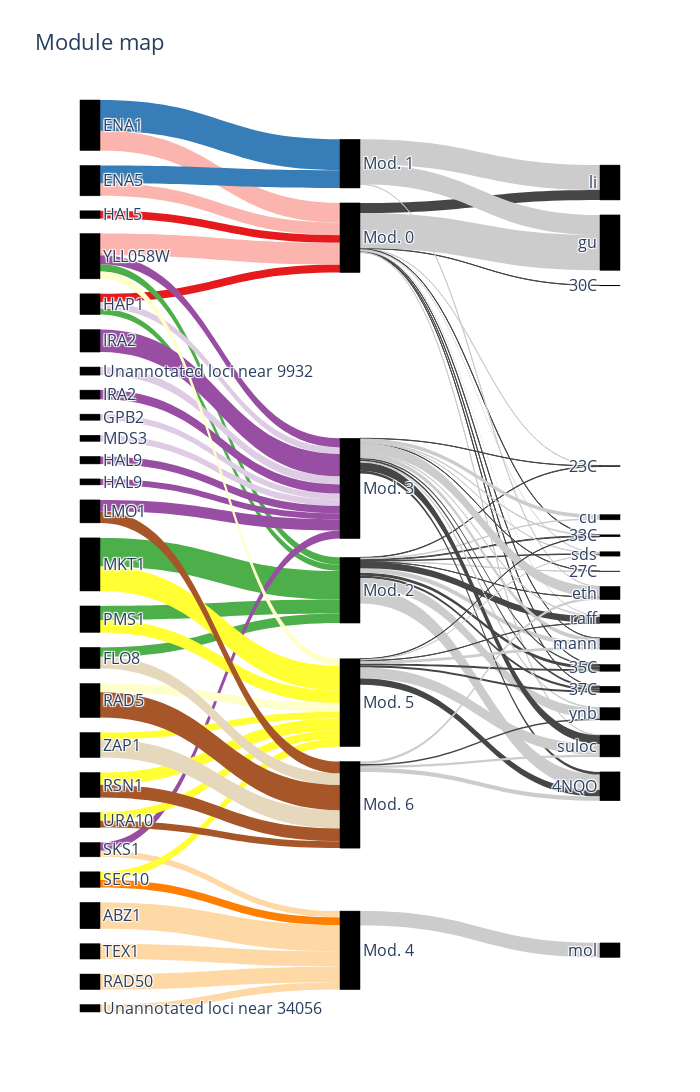

The cell this chart's notebook holds for it:
### Code cell
import plotly.graph_objects as go
import plotly.io as pio
fig = go.Figure(data=[go.Sankey(
    node = dict(
      pad = 15,
      thickness = 20,
      line = dict(color = "black", width = 0.5),
      label = label,
      color = "black"

    ),
    link = dict(
      source = source,
      target = target,
      value = value,
      color = color
  ))])

fig.update_layout(title_text="Module map", font_size=16,  width=700, height=1200)
fig.show()
pio.write_image(fig, "sankey.svg")

### Figure 1 — Plotly figure (JSON) as saved in the notebook; plotly's stock layout.template omitted (floating-point values rounded to 4 significant figures; data arrays with more than 128 entries replaced by an {"elided": "..."} marker saying what was removed)
{"data": [{"link": {"color": {"elided": "169 str values"}, "source": {"elided": "169 int values"}, "target": {"elided": "169 int values"}, "value": {"elided": "169 float values"}}, "node": {"color": "black", "label": ["Mod. 0", "Mod. 1", "Mod. 2", "Mod. 3", "Mod. 4", "Mod. 5", "Mod. 6", "GPB2", "ENA5", "ENA1", "Unannotated loci near 9932", "FLO8", "MDS3", "HAL5", "ZAP1", "LMO1", "RAD5", "SEC10", "HAP1", "YLL058W", "RSN1", "URA10", "TEX1", "RAD50", "Unannotated loci near 34056", "MKT1", "PMS1", "ABZ1", "HAL9", "HAL9", "IRA2", "IRA2", "SKS1", "23C", "25C", "27C", "30C", "33C", "35C", "37C", "4NQO", "cu", "eth", "gu", "li", "mann", "mol", "raff", "sds", "suloc", "ynb", "all other effects"], "line": {"color": "black", "width": 0.5}, "pad": 15, "thickness": 20}, "type": "sankey"}], "layout": {"font": {"size": 16}, "height": 1200, "title": {"text": "Module map"}, "width": 700}}
